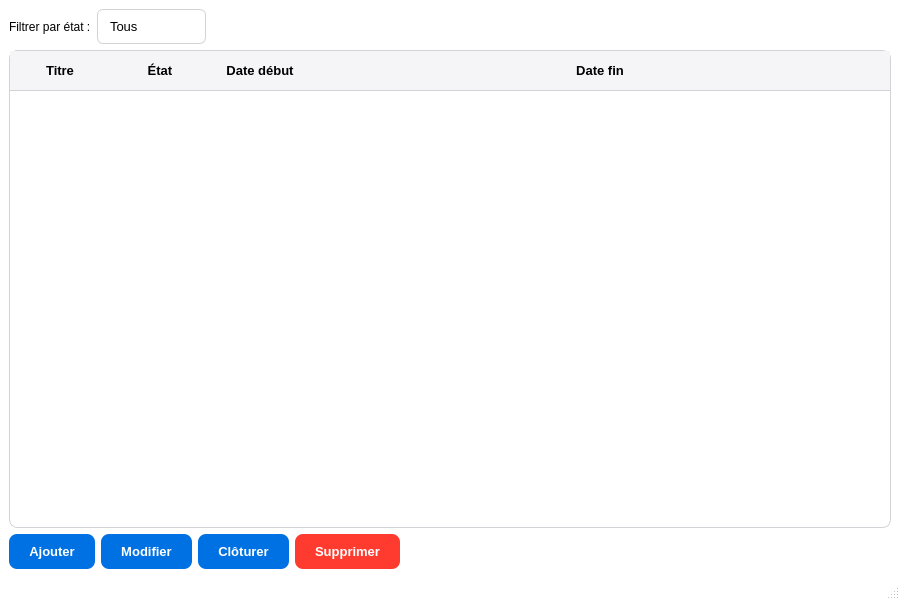
<?xml version="1.0" encoding="UTF-8"?>
<ui version="4.0">
 <class>MainWindow</class>
 <widget class="QMainWindow" name="MainWindow">
  <property name="geometry">
   <rect>
    <x>0</x>
    <y>0</y>
    <width>900</width>
    <height>600</height>
   </rect>
  </property>
  <property name="windowTitle">
   <string>Gestionnaire de Tâches</string>
  </property>
  <property name="styleSheet">
   <string notr="true">QMainWindow {
    background-color: #ffffff;
}</string>
  </property>
  <widget class="QWidget" name="centralwidget">
   <layout class="QVBoxLayout" name="verticalLayout">
    <item>
     <layout class="QHBoxLayout" name="horizontalLayout_filter">
      <item>
       <widget class="QLabel" name="label_filter">
        <property name="text">
         <string>Filtrer par état :</string>
        </property>
       </widget>
      </item>
      <item>
       <widget class="QComboBox" name="comboBox_filter">
        <property name="styleSheet">
         <string notr="true">QComboBox {
    background-color: white;
    border: 1px solid #d2d2d7;
    border-radius: 6px;
    padding: 8px 12px;
    font-size: 13px;
}

QComboBox:hover {
    border-color: #0071e3;
}

QComboBox::drop-down {
    border: none;
}

QComboBox QAbstractItemView {
    background-color: white;
    border: 1px solid #d2d2d7;
    selection-background-color: #0071e3;
    selection-color: white;
}</string>
        </property>
        <item>
         <property name="text">
          <string>Tous</string>
         </property>
        </item>
        <item>
         <property name="text">
          <string>À faire</string>
         </property>
        </item>
        <item>
         <property name="text">
          <string>En cours</string>
         </property>
        </item>
        <item>
         <property name="text">
          <string>Réalisé</string>
         </property>
        </item>
        <item>
         <property name="text">
          <string>Abandonné</string>
         </property>
        </item>
        <item>
         <property name="text">
          <string>En attente</string>
         </property>
        </item>
       </widget>
      </item>
      <item>
       <spacer name="horizontalSpacer">
        <property name="orientation">
         <enum>Qt::Orientation::Horizontal</enum>
        </property>
        <property name="sizeHint" stdset="0">
         <size>
          <width>40</width>
          <height>20</height>
         </size>
        </property>
       </spacer>
      </item>
     </layout>
    </item>
    <item>
     <widget class="QTableWidget" name="tableWidget_tasks">
      <property name="styleSheet">
       <string notr="true">QTableWidget {
    background-color: white;
    border: 1px solid #d2d2d7;
    border-radius: 8px;
    gridline-color: #e5e5ea;
    selection-background-color: #0071e3;
    selection-color: white;
    font-size: 13px;
}

QTableWidget::item {
    padding: 10px 8px;
}

QHeaderView::section {
    background-color: #f5f5f7;
    padding: 10px 8px;
    border: none;
    border-bottom: 1px solid #d2d2d7;
    font-weight: 600;
    font-size: 13px;
}</string>
      </property>
      <property name="alternatingRowColors">
       <bool>true</bool>
      </property>
      <property name="selectionMode">
       <enum>QAbstractItemView::SelectionMode::SingleSelection</enum>
      </property>
      <property name="selectionBehavior">
       <enum>QAbstractItemView::SelectionBehavior::SelectRows</enum>
      </property>
      <attribute name="horizontalHeaderStretchLastSection">
       <bool>true</bool>
      </attribute>
      <attribute name="verticalHeaderDefaultSectionSize">
       <number>45</number>
      </attribute>
      <column>
       <property name="text">
        <string>Titre</string>
       </property>
      </column>
      <column>
       <property name="text">
        <string>État</string>
       </property>
      </column>
      <column>
       <property name="text">
        <string>Date début</string>
       </property>
      </column>
      <column>
       <property name="text">
        <string>Date fin</string>
       </property>
      </column>
     </widget>
    </item>
    <item>
     <layout class="QHBoxLayout" name="horizontalLayout_buttons">
      <item>
       <widget class="QPushButton" name="pushButton_add">
        <property name="styleSheet">
         <string notr="true">QPushButton {
    background-color: #0071e3;
    color: white;
    border: none;
    border-radius: 8px;
    padding: 10px 20px;
    font-weight: 500;
    font-size: 13px;
}

QPushButton:hover {
    background-color: #0077ed;
}

QPushButton:pressed {
    background-color: #006edb;
}</string>
        </property>
        <property name="text">
         <string>Ajouter</string>
        </property>
       </widget>
      </item>
      <item>
       <widget class="QPushButton" name="pushButton_edit">
        <property name="styleSheet">
         <string notr="true">QPushButton {
    background-color: #0071e3;
    color: white;
    border: none;
    border-radius: 8px;
    padding: 10px 20px;
    font-weight: 500;
    font-size: 13px;
}

QPushButton:hover {
    background-color: #0077ed;
}

QPushButton:pressed {
    background-color: #006edb;
}</string>
        </property>
        <property name="text">
         <string>Modifier</string>
        </property>
       </widget>
      </item>
      <item>
       <widget class="QPushButton" name="pushButton_close">
        <property name="styleSheet">
         <string notr="true">QPushButton {
    background-color: #0071e3;
    color: white;
    border: none;
    border-radius: 8px;
    padding: 10px 20px;
    font-weight: 500;
    font-size: 13px;
}

QPushButton:hover {
    background-color: #0077ed;
}

QPushButton:pressed {
    background-color: #006edb;
}</string>
        </property>
        <property name="text">
         <string>Clôturer</string>
        </property>
       </widget>
      </item>
      <item>
       <widget class="QPushButton" name="pushButton_delete">
        <property name="styleSheet">
         <string notr="true">QPushButton {
    background-color: #ff3b30;
    color: white;
    border: none;
    border-radius: 8px;
    padding: 10px 20px;
    font-weight: 500;
    font-size: 13px;
}

QPushButton:hover {
    background-color: #ff453a;
}

QPushButton:pressed {
    background-color: #e6342a;
}</string>
        </property>
        <property name="text">
         <string>Supprimer</string>
        </property>
       </widget>
      </item>
      <item>
       <spacer name="horizontalSpacer_2">
        <property name="orientation">
         <enum>Qt::Orientation::Horizontal</enum>
        </property>
        <property name="sizeHint" stdset="0">
         <size>
          <width>40</width>
          <height>20</height>
         </size>
        </property>
       </spacer>
      </item>
     </layout>
    </item>
   </layout>
  </widget>
  <widget class="QMenuBar" name="menubar">
   <property name="geometry">
    <rect>
     <x>0</x>
     <y>0</y>
     <width>900</width>
     <height>33</height>
    </rect>
   </property>
  </widget>
  <widget class="QStatusBar" name="statusbar"/>
 </widget>
 <resources/>
 <connections/>
</ui>
